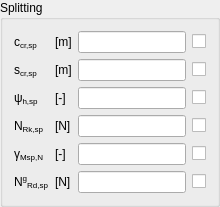
                 <widget class="QGroupBox" name="SPNGroupBox">
                  <property name="title">
                   <string>Splitting</string>
                  </property>
                  <layout class="QGridLayout" name="gridLayout_15">
                   <item row="3" column="0">
                    <widget class="QLabelRichName" name="NRkSpLabel">
                     <property name="text">
                      <string>N&lt;span style=&quot;vertical-align:sub;&quot;&gt;Rk,sp&lt;/span&gt;</string>
                     </property>
                    </widget>
                   </item>
                   <item row="0" column="3">
                    <widget class="QCheckBoxReadOnly" name="cCrSpCBox">
                     <property name="text">
                      <string/>
                     </property>
                    </widget>
                   </item>
                   <item row="4" column="0">
                    <widget class="QLabelRichName" name="gammaMspNLabel">
                     <property name="text">
                      <string>γ&lt;span style=&quot;vertical-align:sub;&quot;&gt;Msp,N&lt;/span&gt;</string>
                     </property>
                    </widget>
                   </item>
                   <item row="4" column="1">
                    <widget class="QLabelUnitMeasure" name="gammaMspNUMLabel">
                     <property name="text">
                      <string>[-]</string>
                     </property>
                    </widget>
                   </item>
                   <item row="4" column="3">
                    <widget class="QCheckBoxReadOnly" name="gammaMspNCBox">
                     <property name="text">
                      <string/>
                     </property>
                    </widget>
                   </item>
                   <item row="4" column="2">
                    <widget class="QLineEditValue" name="gammaMspNLEdit"/>
                   </item>
                   <item row="1" column="2">
                    <widget class="QLineEditValue" name="sCrSpLEdit"/>
                   </item>
                   <item row="0" column="1">
                    <widget class="QLabelUnitMeasure" name="cCrSpUMLabel">
                     <property name="text">
                      <string>[m]</string>
                     </property>
                    </widget>
                   </item>
                   <item row="2" column="0">
                    <widget class="QLabelRichName" name="psiHSpLabel">
                     <property name="text">
                      <string>ψ&lt;span style=&quot;vertical-align:sub;&quot;&gt;h,sp&lt;/span&gt;</string>
                     </property>
                    </widget>
                   </item>
                   <item row="1" column="0">
                    <widget class="QLabelRichName" name="sCrSpLabel">
                     <property name="text">
                      <string>&lt;html&gt;&lt;head/&gt;&lt;body&gt;&lt;p&gt;s&lt;span style=&quot; vertical-align:sub;&quot;&gt;cr,sp&lt;/span&gt;&lt;/p&gt;&lt;/body&gt;&lt;/html&gt;</string>
                     </property>
                    </widget>
                   </item>
                   <item row="2" column="1">
                    <widget class="QLabelUnitMeasure" name="psiHSpUMLabel">
                     <property name="text">
                      <string>[-]</string>
                     </property>
                    </widget>
                   </item>
                   <item row="3" column="3">
                    <widget class="QCheckBoxReadOnly" name="NRkSpCBox">
                     <property name="text">
                      <string/>
                     </property>
                    </widget>
                   </item>
                   <item row="3" column="2">
                    <widget class="QLineEditValue" name="NRkSpLEdit"/>
                   </item>
                   <item row="1" column="3">
                    <widget class="QCheckBoxReadOnly" name="sCrSpCBox">
                     <property name="text">
                      <string/>
                     </property>
                    </widget>
                   </item>
                   <item row="1" column="1">
                    <widget class="QLabelUnitMeasure" name="sCrSpUMLabel">
                     <property name="text">
                      <string>[m]</string>
                     </property>
                    </widget>
                   </item>
                   <item row="0" column="0">
                    <widget class="QLabelRichName" name="cCrSpLabel">
                     <property name="text">
                      <string>&lt;html&gt;&lt;head/&gt;&lt;body&gt;&lt;p&gt;c&lt;span style=&quot; vertical-align:sub;&quot;&gt;cr,sp&lt;/span&gt;&lt;/p&gt;&lt;/body&gt;&lt;/html&gt;</string>
                     </property>
                    </widget>
                   </item>
                   <item row="2" column="2">
                    <widget class="QLineEditValue" name="psiHSpLEdit"/>
                   </item>
                   <item row="2" column="3">
                    <widget class="QCheckBoxReadOnly" name="psiHSpCBox">
                     <property name="text">
                      <string/>
                     </property>
                    </widget>
                   </item>
                   <item row="0" column="2">
                    <widget class="QLineEditValue" name="cCrSpLEdit"/>
                   </item>
                   <item row="3" column="1">
                    <widget class="QLabelUnitMeasure" name="NRkSpUMLabel">
                     <property name="text">
                      <string>[N]</string>
                     </property>
                    </widget>
                   </item>
                   <item row="5" column="0">
                    <widget class="QLabelRichName" name="NgRdSpLabel">
                     <property name="text">
                      <string>N&lt;span style=&quot;vertical-align:super;&quot;&gt;g&lt;/span&gt;&lt;span style=&quot;vertical-align:sub;&quot;&gt;Rd,sp&lt;/span&gt;</string>
                     </property>
                    </widget>
                   </item>
                   <item row="5" column="1">
                    <widget class="QLabelUnitMeasure" name="NgRdSpUMLabel">
                     <property name="text">
                      <string>[N]</string>
                     </property>
                    </widget>
                   </item>
                   <item row="5" column="2">
                    <widget class="QLineEditValue" name="NgRdSpLEdit"/>
                   </item>
                   <item row="5" column="3">
                    <widget class="QCheckBoxReadOnly" name="NgRdSpCBox">
                     <property name="text">
                      <string/>
                     </property>
                    </widget>
                   </item>
                  </layout>
                 </widget>
